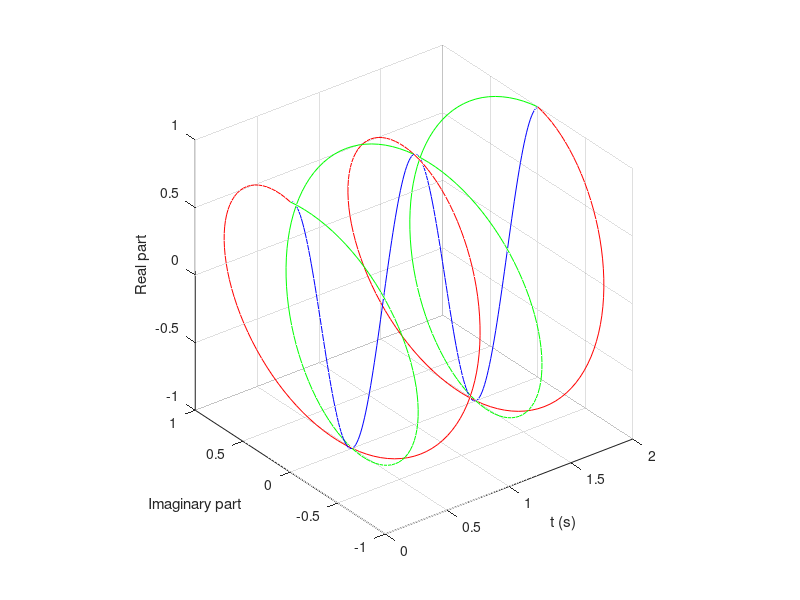

Write the MATLAB code that produced this figure. (Note: this script raises an error after producing the figure.)
% 3D plot of cos(wt) split up as (exp(jwt) + exp(-jwt)) / 2

%fig=figure;
%set(fig,'DoubleBuffer','on');
%set(gca,'xlim',[-80 80],'ylim',[-80 80],...
%       'NextPlot','replace','Visible','off')

f = 1;
w = 2*pi*f;
ts = 0.01;
tmax = 2;
t = 0:ts:tmax;
signal1 = exp( j*w*t) ;
signal2 = exp(-j*w*t) ;
signal = (signal1 + signal2)/2;
hold off
plot3(t, imag(signal1), real(signal1), 'r-');
hold on
plot3(t, imag(signal2), real(signal2), 'g-');
plot3(t, imag(signal), real(signal), 'b-');
grid on
axis square
xlabel('t (s)');
zlabel('Real part');
ylabel('Imaginary part');
cameratoolbar
